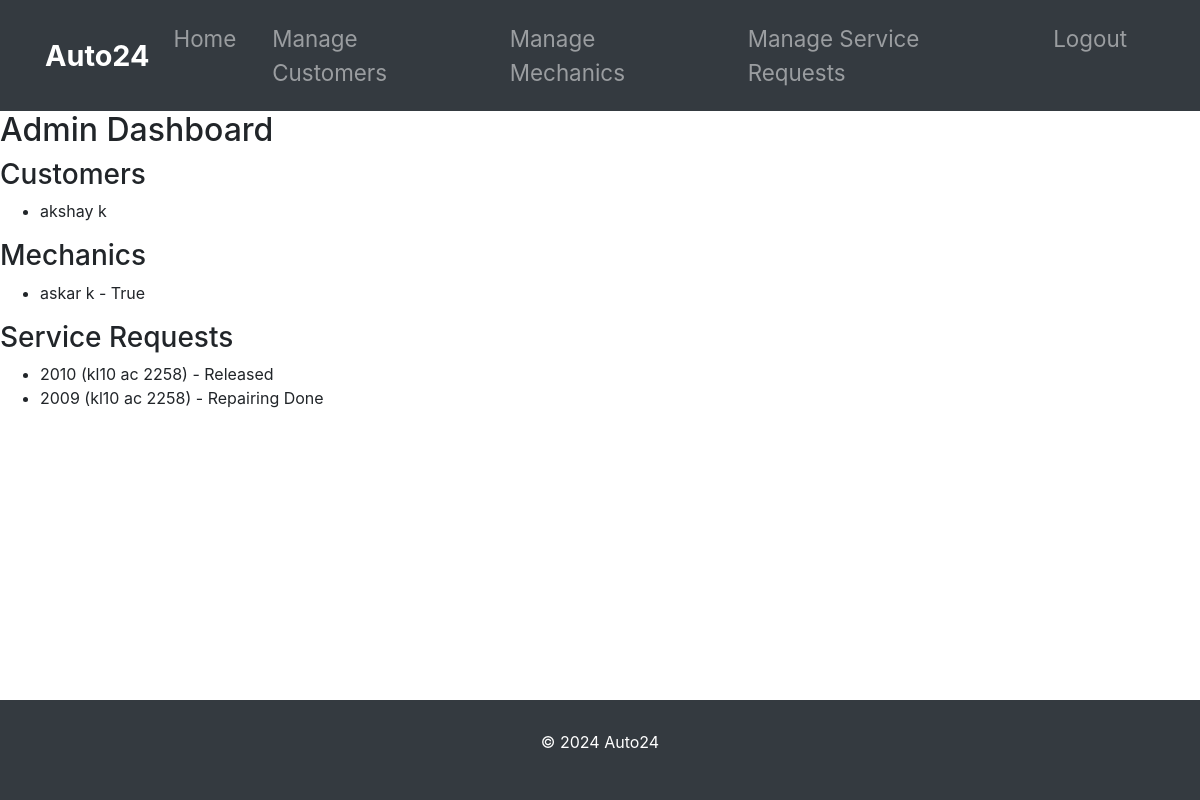
Page /adminpage/home/ (signed in) on the committed database.
### customer_management/models.py (models this page shows, shortened)
class Customer(models.Model):
    user = models.OneToOneField(User, on_delete=models.CASCADE)
    profile_pic = models.ImageField(upload_to='profile_pic/CustomerProfilePic/', null=True, blank=True)
    address = models.CharField(max_length=40)
    mobile = models.CharField(max_length=20, null=False)
    @property
    def get_name(self):
        return self.user.first_name + " " + self.user.last_name

class ServiceRequest(models.Model):
    STATUS_CHOICES = [
        ('Pending', 'Pending'),
        ('Approved', 'Approved'),
        ('Repairing', 'Repairing'),
        ('Repairing Done', 'Repairing Done'),
        ('Released', 'Released')
    ]
    customer = models.ForeignKey(Customer, on_delete=models.CASCADE, related_name='service_requests')
    vehicle = models.ForeignKey(Vehicle, on_delete=models.CASCADE, related_name='service_requests')
    problem_description = models.TextField()
    status = models.CharField(max_length=20, choices=STATUS_CHOICES, default='Pending')
    cost = models.DecimalField(max_digits=10, decimal_places=2, null=True, blank=True)
    created_at = models.DateTimeField(default=timezone.now)

class Vehicle(models.Model):
    number = models.CharField(max_length=20)
    model = models.CharField(max_length=100)
    customer = models.ForeignKey(Customer, on_delete=models.CASCADE, related_name='vehicles')
    def __str__(self):
        return f"{self.model} ({self.number})"

### mechanic_management/models.py (models this page shows, shortened)
class Mechanic(models.Model):
    user = models.OneToOneField(User, on_delete=models.CASCADE)
    profile_pic = models.ImageField(upload_to='profile_pic/MechanicProfilePic/', null=True, blank=True)
    address = models.CharField(max_length=40)
    mobile = models.CharField(max_length=20, null=False)
    skill = models.CharField(max_length=500, null=True)
    salary = models.PositiveIntegerField(null=True)
    status = models.BooleanField(default=False)
    @property
    def get_name(self):
        return self.user.first_name + " " + self.user.last_name

### admin_management/views.py (the view)
# urls.py: path('adminpage/home/', views.admin_home, name='admin_home'),
@staff_member_required
def admin_home(request):
    customers = Customer.objects.all()
    mechanics = Mechanic.objects.all()
    service_requests = ServiceRequest.objects.all().order_by('-created_at')
    return render(request, 'adminpage/admin_home.html', {'customers': customers, 'mechanics': mechanics, 'service_requests': service_requests})

### templates/adminpage/admin_home.html
{% extends "adminpage/base.html" %}
{% block content %}
    <h2>Admin Dashboard</h2>
    <h3>Customers</h3>
    <ul>
        {% for customer in customers %}
            <li>{{ customer.get_name }}</li>
        {% endfor %}
    </ul>
    <h3>Mechanics</h3>
    <ul>
        {% for mechanic in mechanics %}
            <li>{{ mechanic.get_name }} - {{ mechanic.status }}</li>
        {% endfor %}
    </ul>
    <h3>Service Requests</h3>
    <ul>
        {% for request in service_requests %}
            <li>{{ request.vehicle }} - {{ request.status }}</li>
        {% endfor %}
    </ul>
{% endblock %}

### templates/adminpage/base.html (style rules this page uses)
body { display: flex; flex-direction: column; min-height: 100vh; }

### rows in the picture
Customer: get_name "akshay k"
Mechanic: get_name "askar k", status "True"
ServiceRequest: vehicle "2010 (kl10 ac 2258)", status "Released"
ServiceRequest: vehicle "2009 (kl10 ac 2258)", status "Repairing Done"
